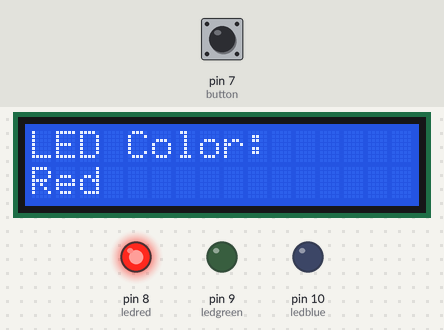
A sketch run on a simulated Arduino Uno, built with avr-gcc and run on an emulated ATmega328P. Parts: 16×2 character LCD, output pins drawn as LEDs (lit = HIGH). Inputs (shaded band) come from the test bench; at power-on: pin 7 (button) HIGH.

Above: at 1.2 s.
1.3 s: pin 7 (button) pulled LOW for 0.15 s
At 2.0 s:
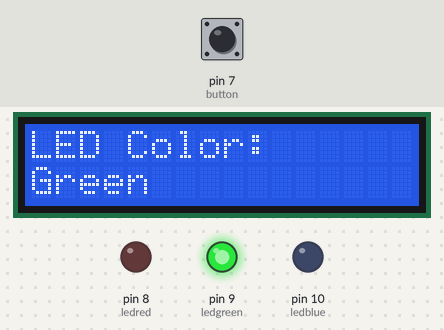
2.9 s: pin 7 (button) pulled LOW for 1 s
At 4.6 s:
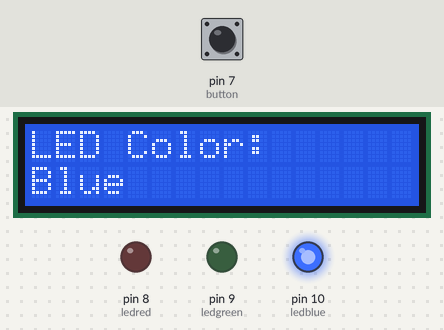
5.4 s: pin 7 (button) pulled LOW for 0.15 s
At 6.4 s:
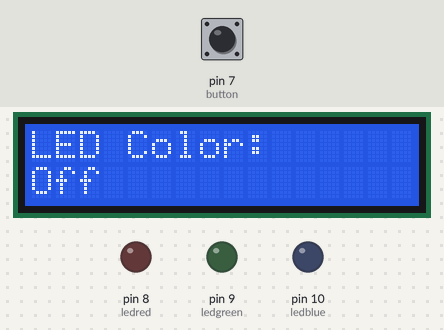
7.0 s: pin 7 (button) pulled LOW for 3.2 s
At 10.8 s:
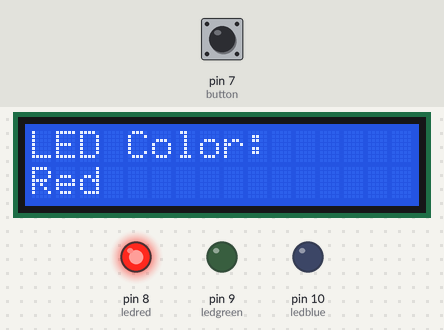
Timing chart, 0 to 12.3 s (numbered marks = the images above; inputs shaded):
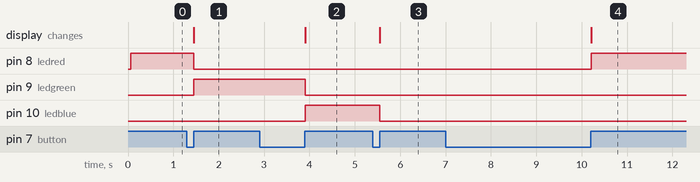

Measured:
- after the input at 1.3 s, pin 8 (ledred): HIGH → LOW after 0.15 s; pin 9 (ledgreen): LOW → HIGH after 0.15 s; the display: changes after 0.15 s (image 1)
- after the input at 2.9 s, pin 9 (ledgreen): HIGH → LOW after 1.0 s; pin 10 (ledblue): LOW → HIGH after 1.0 s; the display: changes after 1.0 s (image 2)
- after the input at 5.4 s, pin 10 (ledblue): HIGH → LOW after 0.15 s; the display: changes after 0.15 s (image 3)
- after the input at 7.0 s, pin 8 (ledred): LOW → HIGH after 3.2 s; the display: changes after 3.2 s (image 4)

The sketch:

MovingObstacle.ino
```cpp
#include <LiquidCrystal.h>

int button = 7;
int ledred = 8;
int ledgreen = 9;
int ledblue = 10;
int status = 0;

const int rs = 12, en = 11, d4 = 5, d5 = 4, d6 = 3, d7 = 2;
LiquidCrystal lcd(rs, en, d4, d5, d6, d7);


void setup(){
pinMode(ledred, OUTPUT);
pinMode(ledgreen, OUTPUT);
pinMode(ledblue, OUTPUT);
pinMode(button, INPUT_PULLUP); // set the internal pull up resistor, unpressed button is HIGH

// set up the LCD's number of columns and rows:
  lcd.begin(16, 2);
  // Print a message to the LCD.
  lcd.print("LED Color:");
}

void loop(){

  // set the cursor to column 0, line 1
  // (note: line 1 is the second row, since counting begins with 0):
  lcd.setCursor(0, 1);
  // print the number of seconds since reset:
  //lcd.print(millis() / 1000);


//a) if the button is not pressed the false status is reversed by !status and the LED turns on
//b) if the button is pressed the t66666666ttrrrue status is reveresed by !status and the LED turns off

  if (digitalRead(button) == true) {
    status = status+1;

    switch (status) {
      case 1:
          digitalWrite(ledred, true);
          digitalWrite(ledgreen, false);
          digitalWrite(ledblue, false);
          lcd.print("Red  ");
      break;
      case 2:
          digitalWrite(ledred, false);
          digitalWrite(ledgreen, true);
          digitalWrite(ledblue, false);
          lcd.print("Green");
      break;
      case 3:
          digitalWrite(ledred, false);
          digitalWrite(ledgreen, false);
          digitalWrite(ledblue, true);
          lcd.print("Blue ");
      break;
      default:
          digitalWrite(ledred, false);
          digitalWrite(ledgreen, false);
          digitalWrite(ledblue, false);
          lcd.print("Off  ");
          status = 0;
    }

  }

  while(digitalRead(button) == true);
    delay(50); // keeps a small delay
  }
```
